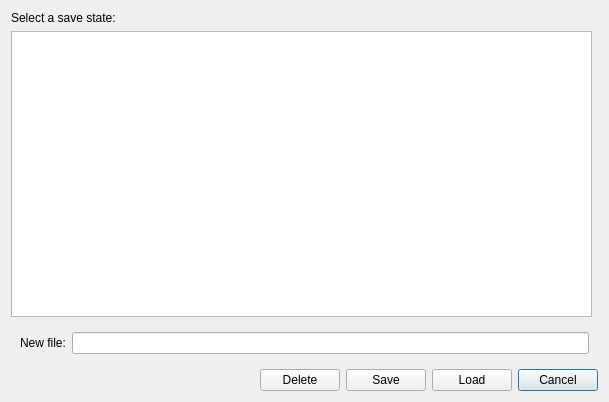
<ui version="4.0" >
 <class>saveStateManager</class>
 <widget class="QDialog" name="saveStateManager" >
  <property name="geometry" >
   <rect>
    <x>0</x>
    <y>0</y>
    <width>609</width>
    <height>402</height>
   </rect>
  </property>
  <property name="windowTitle" >
   <string>Save State Manager</string>
  </property>
  <layout class="QGridLayout" name="gridLayout" >
   <item row="0" column="0" >
    <layout class="QVBoxLayout" name="verticalLayout" >
     <item>
      <widget class="QLabel" name="label_2" >
       <property name="text" >
        <string>Select a save state:</string>
       </property>
      </widget>
     </item>
     <item>
      <widget class="QListWidget" name="saveStateListWidget" >
       <property name="sizePolicy" >
        <sizepolicy vsizetype="Expanding" hsizetype="Expanding" >
         <horstretch>0</horstretch>
         <verstretch>0</verstretch>
        </sizepolicy>
       </property>
       <property name="toolTip" >
        <string>Save state files</string>
       </property>
       <property name="editTriggers" >
        <set>QAbstractItemView::NoEditTriggers</set>
       </property>
       <property name="showDropIndicator" stdset="0" >
        <bool>false</bool>
       </property>
       <property name="alternatingRowColors" >
        <bool>true</bool>
       </property>
      </widget>
     </item>
    </layout>
   </item>
   <item row="1" column="0" colspan="2" >
    <widget class="QWidget" native="1" name="newFileWidget" >
     <layout class="QHBoxLayout" name="horizontalLayout_2" >
      <item>
       <widget class="QLabel" name="label" >
        <property name="text" >
         <string>New file:</string>
        </property>
       </widget>
      </item>
      <item>
       <widget class="QLineEdit" name="newFileLineEdit" >
        <property name="toolTip" >
         <string>Type a new save state file name</string>
        </property>
       </widget>
      </item>
     </layout>
    </widget>
   </item>
   <item row="2" column="0" colspan="2" >
    <layout class="QHBoxLayout" name="horizontalLayout" >
     <item>
      <spacer name="horizontalSpacer" >
       <property name="orientation" >
        <enum>Qt::Horizontal</enum>
       </property>
       <property name="sizeHint" stdset="0" >
        <size>
         <width>40</width>
         <height>20</height>
        </size>
       </property>
      </spacer>
     </item>
     <item>
      <widget class="QPushButton" name="deleteStateButton" >
       <property name="focusPolicy" >
        <enum>Qt::ClickFocus</enum>
       </property>
       <property name="toolTip" >
        <string>Delete currently selected save state file</string>
       </property>
       <property name="text" >
        <string>Delete</string>
       </property>
       <property name="autoDefault" >
        <bool>false</bool>
       </property>
      </widget>
     </item>
     <item>
      <widget class="QPushButton" name="saveStateButton" >
       <property name="enabled" >
        <bool>true</bool>
       </property>
       <property name="toolTip" >
        <string>Save using new file name or (if none provided) over the selected save state file</string>
       </property>
       <property name="text" >
        <string>Save</string>
       </property>
       <property name="autoDefault" >
        <bool>false</bool>
       </property>
      </widget>
     </item>
     <item>
      <widget class="QPushButton" name="loadStateButton" >
       <property name="toolTip" >
        <string>Load selected save state file</string>
       </property>
       <property name="text" >
        <string>Load</string>
       </property>
       <property name="autoDefault" >
        <bool>false</bool>
       </property>
      </widget>
     </item>
     <item>
      <widget class="QPushButton" name="cancelButton" >
       <property name="focusPolicy" >
        <enum>Qt::StrongFocus</enum>
       </property>
       <property name="text" >
        <string>Cancel</string>
       </property>
       <property name="autoExclusive" >
        <bool>false</bool>
       </property>
      </widget>
     </item>
    </layout>
   </item>
  </layout>
 </widget>
 <resources/>
 <connections/>
</ui>
